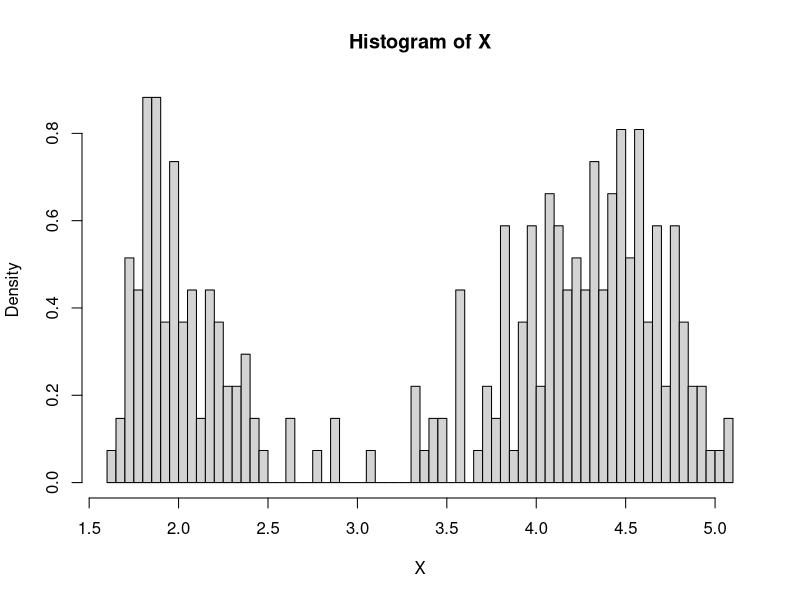

Reproduce this figure in R. (Note: this script raises an error after producing the figure.)
library(coda)
data(faithful)
X <- faithful$eruptions
hist(X,breaks=100,freq=FALSE)

mu_sigma_given <- function(X,Z,i,pi_1){
  
  keep <- (c(1:length(Z)) != i)  # toutes les coordonnés sauf i
  sample1 <- X[keep & (Z == 1)]  # données associées à la classe 1 sans la variable i
  sample2 <- X[keep & (Z == 2)]  # données associées à la classe 1 sans la variable i
  
  mu_1 <- mean(sample1)
  sigma_1 <- sd(sample1)
  
  mu_2 <- mean(sample2)
  sigma_2 <- sd(sample2)
  
  proba1 <- pi_1 * dnorm(X[i],mu_1,sigma_1) / ( pi_1 * dnorm(X[i],mu_1,sigma_1) + (1-pi_1) * dnorm(X[i],mu_2,sigma_2))
  
  if ( runif(1) < proba1 ){
        Z[i]=1
    } else {
      Z[i]=2
      }
  return(Z)
}

mixturegibbs <- function(X,N_simu){
  
  # initalisation
  Z <- sample(c(1,2),length(X),replace=TRUE) # matrice assignations
  mu_1 <- mean(X[Z == 1])
  sigma_1 <- sd(X[Z == 1])
  mu_2 <- mean(X[Z == 2])
  sigma_2 <- sd(X[Z == 2])
  
  pi_1 <- sum(Z==1)/length(X)
  
  
  # vecteur pour stocker les itérations
  Z_matrix <- Z
  mu_1_vect <- mu_1
  sigma_1_vect <- sigma_1
  mu_2_vect <- mu_2
  sigma_2_vect <- sigma_2
  pi_1_vect <- pi_1
  
  for (k in 1:N_simu){ # itérations
    
    for (i in 1:length(Z)){
      Z <- singleupdate(X,Z,i,pi_1)
    }
    
    Z_matrix <- rbind(Z_matrix,Z)
    
    mu_1 <- mean(X[Z==1])
    mu_1_vect <- c(mu_1_vect,mu_1)
    
    sigma_1 <- sd(X[Z==1])
    sigma_1_vect <- c(sigma_1_vect,sigma_1)
    
    mu_2 <- mean(X[Z==2])
    mu_2_vect <- c(mu_2_vect,mu_2)
    
    sigma_2 <- sd(X[Z==2])
    sigma_2_vect <- c(sigma_2_vect,sigma_2)
   
    pi_1 <- sum(Z==1)/length(X)
    pi_1_vect <- c(pi_1_vect, pi_1)
  }
  
  return(list(
    Z = Z_matrix,
    mu_1 = mu_1_vect,
    sigma_1 = sigma_1_vect,
    mu_2 = mu_2_vect,
    sigma_2 = sigma_2_vect,
    pi_1 = pi_1_vect
    ))
}

res <- mixturegibbs(X,200)

Z <- as.mcmc(res$Z)
mu_1 <- as.mcmc(res$mu_1)
mu_2 <- as.mcmc(res$mu_2) 
sigma_1 <- as.mcmc(res$sigma_1)
sigma_2 <- as.mcmc(res$sigma_2)

pi_1_vect <- as.mcmc(res$pi_1)
plot(mu_1)
   
mu_1est <- mean(mu_1[50:200])
mu_2est <- mean(mu_2[50:200])
sigma_1est <- mean(sigma_1[50:200])
sigma_2est <- mean(sigma_2[50:200])
pi_1est <- mean(pi_1_vect[50:200])
hist(X,breaks=100,freq=FALSE)
curve(pi_1est*dnorm(x,mu_1est,sigma_1est),add=TRUE,col='red')
curve((1-pi_1est)*dnorm(x,mu_2est,sigma_2est),add=TRUE,col='blue')
   
   
   
   
   
   
   
   
   
   
   
   
   